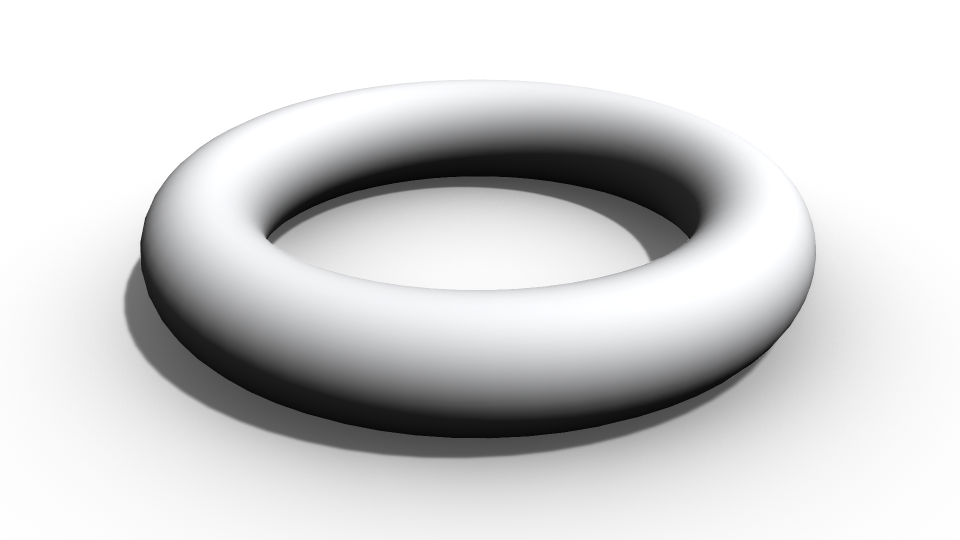
#> input picture data/donut.png, 1920 x 1080 px (shown at 1/2 size)
$ python pipeline.py ../../data/donut.png
#> lines starting #> are read from the running program, lines starting #| are printed output that depends on the picture
### src/stippler/voronoi.py
# -----------------------------------------------------------------------------
# Weighted Voronoi Stippler
# Copyright (2017) Nicolas P. Rougier - BSD license
# -----------------------------------------------------------------------------

import numpy as np
import scipy.spatial


# [46 lines left out: function rasterize, not called in this run]


def rasterize_outline(V):
    """
    Polygon outline rasterization (scanlines).

    Given an ordered set of vertices V describing a polygon,
    return all the (integer) points for the polygon outline.
    See http://alienryderflex.com/polygon_fill/

    Parameters:
    -----------

    V : (n,2) shaped numpy array
        Polygon vertices
    """
    n = len(V)
    X, Y = V[:, 0], V[:, 1]
    ymin = int(np.ceil(Y.min()))
    ymax = int(np.floor(Y.max()))
    points = np.zeros((2+(ymax-ymin)*2, 3), dtype=int)
    index = 0
    for y in range(ymin, ymax+1):
        segments = []
        for i in range(n):
            index1, index2 = (i-1) % n, i
            y1, y2 = Y[index1], Y[index2]
            x1, x2 = X[index1], X[index2]
            if y1 > y2:
                y1, y2 = y2, y1
                x1, x2 = x2, x1
            elif y1 == y2:
                continue
            if (y1 <= y < y2) or (y == ymax and y1 < y <= y2):
                segments.append((y-y1) * (x2-x1) / (y2-y1) + x1)
        segments.sort()
        for i in range(0, (2*(len(segments)//2)), 2):
            x1 = int(np.ceil(segments[i]))
            x2 = int(np.ceil(segments[i+1]))
            points[index] = x1, x2, y
            index += 1
    return points[:index]


def weighted_centroid_outline(V, P, Q):
    """
    Given an ordered set of vertices V describing a polygon,
    return the surface weighted centroid according to density P & Q.

    P & Q are computed relatively to density:
    density_P = density.cumsum(axis=1)
    density_Q = density_P.cumsum(axis=1)

    This works by first rasterizing the polygon and then
    finding the center of mass over all the rasterized points.
    """

    outline = rasterize_outline(V)
    X1, X2, Y = outline[:, 0], outline[:, 1], outline[:, 2]

    Y = np.minimum(Y, P.shape[0]-1)
    X1 = np.minimum(X1, P.shape[1]-1)
    X2 = np.minimum(X2, P.shape[1]-1)

    d = (P[Y, X2]-P[Y, X1]).sum()
    x = ((X2*P[Y, X2] - Q[Y, X2]) - (X1*P[Y, X1] - Q[Y, X1])).sum()
    y = (Y * (P[Y, X2] - P[Y, X1])).sum()
    if d:
        return [x/d, y/d]
    return [x, y]


# [35 lines left out: functions uniform_centroid, weighted_centroid, not called in this run]


def in_box(points, bbox):
    """
    Check for box containment

    http://stackoverflow.com/questions/28665491/...
    ...getting-a-bounded-polygon-coordinates-from-voronoi-cells
    """
    return np.logical_and(
        np.logical_and(bbox[0] <= points[:, 0], points[:, 0] <= bbox[1]),
        np.logical_and(bbox[2] <= points[:, 1], points[:, 1] <= bbox[3]))


def voronoi(points, bbox):
    # See http://stackoverflow.com/questions/28665491/...
    #   ...getting-a-bounded-polygon-coordinates-from-voronoi-cells
    # See also https://gist.github.com/pv/8036995

    # Select points inside the bounding box
    i = in_box(points, bbox)

    # Mirror points
    points_center = points[i, :]
    points_left = np.copy(points_center)
    points_left[:, 0] = bbox[0] - (points_left[:, 0] - bbox[0])
    points_right = np.copy(points_center)
    points_right[:, 0] = bbox[1] + (bbox[1] - points_right[:, 0])
    points_down = np.copy(points_center)
    points_down[:, 1] = bbox[2] - (points_down[:, 1] - bbox[2])
    points_up = np.copy(points_center)
    points_up[:, 1] = bbox[3] + (bbox[3] - points_up[:, 1])
    points = np.append(points_center,
                       np.append(np.append(points_left, points_right, axis=0),
                                 np.append(points_down, points_up, axis=0),
                                 axis=0), axis=0)
    # Compute Voronoi
    vor = scipy.spatial.Voronoi(points)

    # Filter regions
    epsilon = 0.1
    regions = []
    for region in vor.regions:
        flag = True
        for index in region:
            if index == -1:
                flag = False
                break
            else:
                x = vor.vertices[index, 0]
                y = vor.vertices[index, 1]
                if not (bbox[0] - epsilon <= x <= bbox[1] + epsilon and
                        bbox[2] - epsilon <= y <= bbox[3] + epsilon):
                    flag = False
                    break
        if region != [] and flag:
            regions.append(region)
    vor.filtered_points = points_center
    vor.filtered_regions = regions
    return vor


def centroids(points, density, density_P=None, density_Q=None):
    """
    Given a set of point and a density array, return the set of weighted
    centroids.
    """

    # X, Y = points[:, 0], points[:, 1]
    # You must ensure:
    #   0 < X.min() < X.max() < density.shape[0]
    #   0 < Y.min() < Y.max() < density.shape[1]

    xmin, xmax = 0, density.shape[1]
    ymin, ymax = 0, density.shape[0]
    bbox = np.array([xmin, xmax, ymin, ymax])
    vor = voronoi(points, bbox)
    regions = vor.filtered_regions
    centroids = []
    for region in regions:
        vertices = vor.vertices[region + [region[0]], :]
        # vertices = vor.filtered_points[region + [region[0]], :]

        # Full version from all the points
        # centroid = weighted_centroid(vertices, density)

        # Optimized version from only the outline
        centroid = weighted_centroid_outline(vertices, density_P, density_Q)

        centroids.append(centroid)
    return regions, np.array(centroids)

### code/stippler/illustration.py
#! /usr/bin/env python3
# -----------------------------------------------------------------------------
# Scientific-illustration density and silhouette-curve helpers.
#
# Optional enhancements adapted from Lu et al., "Non-Photorealistic Volume
# Rendering Using Stippling Techniques" (vis_stipple.pdf). Each feature is
# independently toggled via :class:`IllustrationParams`.
# -----------------------------------------------------------------------------
from __future__ import annotations

import numpy as np
import scipy.ndimage
from PIL import Image


def _unit3(v):
    v = np.asarray(v, dtype=np.float64)
    n = np.linalg.norm(v)
    if n < 1e-12:
        return np.array([0.0, 0.0, 1.0])
    return v / n


# [5 lines left out: function _normalize01, not called in this run]


class IllustrationParams(object):
    """Optional Lu et al. illustration controls (all off by default)."""

    def __init__(
        self,
        boundary=False,
        boundary_kgc=0.4,
        boundary_kgs=0.5,
        boundary_kge=1.0,
        silhouette_density=False,
        silhouette_ksc=0.3,
        silhouette_kss=0.5,
        silhouette_kse=1.0,
        interior=False,
        interior_kte=0.5,
        lighting=False,
        light=(1.0, 1.0, 1.0),
        lighting_kle=2.0,
        depth=False,
        depth_kde=1.0,
        gradient_sigma=1.0,
        gradient_size=False,
        gradient_size_strength=1.0,
        silhouette_curves=False,
        curve_threshold_log=0.12,
        curve_threshold_eye=0.35,
        curve_threshold_grad=0.2,
        curve_length=3.0,
        curve_stride=2,
        view=(0.0, 0.0, 1.0),
    ):
        self.boundary = boundary
        self.boundary_kgc = boundary_kgc
        self.boundary_kgs = boundary_kgs
        self.boundary_kge = boundary_kge
        self.silhouette_density = silhouette_density
        self.silhouette_ksc = silhouette_ksc
        self.silhouette_kss = silhouette_kss
        self.silhouette_kse = silhouette_kse
        self.interior = interior
        self.interior_kte = interior_kte
        self.lighting = lighting
        self.light = _unit3(light)
        self.lighting_kle = lighting_kle
        self.depth = depth
        self.depth_kde = depth_kde
        self.gradient_sigma = gradient_sigma
        self.gradient_size = gradient_size
        self.gradient_size_strength = gradient_size_strength
        self.silhouette_curves = silhouette_curves
        self.curve_threshold_log = curve_threshold_log
        self.curve_threshold_eye = curve_threshold_eye
        self.curve_threshold_grad = curve_threshold_grad
        self.curve_length = curve_length
        self.curve_stride = max(1, int(curve_stride))
        self.view = _unit3(view)

    @property
    def active(self):
        return (
            self.boundary
            or self.silhouette_density
            or self.interior
            or self.lighting
            or self.depth
            or self.gradient_size
            or self.silhouette_curves
        )


# [74 lines left out: functions load_aux_map, normals_from_rgb, normals_from_gradient, compute_image_gradient, compute_log, resolve_normals and 2 more, not called in this run]


def interior_factor(grad_mag, kte):
    """Lu et al. interior/sparsity factor (Eq. 9), normalized to [0, 1]."""
    return _normalize01(np.power(np.clip(grad_mag, 0.0, 1.0), kte))


# [105 lines left out: functions lighting_factor, depth_factor, build_illustration_density, gradient_size_scale, extract_silhouette_curves, not called in this run]

### code/stippler/pipeline.py
#! /usr/bin/env python3
# -----------------------------------------------------------------------------
# Hand-drawn Weighted Voronoi Stippling pipeline
#
# Builds on the weighted Voronoi stippler by Nicolas P. Rougier (BSD), itself a
# replication of "Weighted Voronoi Stippling", Adrian Secord, NPAR 2002.
#
# This module wraps the relaxation in a grayscale-image -> stipple-output
# pipeline and adds three controls that make the result read as hand drawn
# rather than machine generated:
#
#   1. Early-stopped relaxation. Fewer Lloyd iterations means the points never
#      settle into the regular hexagonal lattice, so local spacing stays
#      slightly uneven. This is the single biggest dial (`n_iter`, `epsilon`).
#   2. Varying dot size. A min/max radius spread plus per-dot random jitter
#      breaks the mechanical uniformity of constant-radius dots (`r_min`,
#      `r_max`, `size_jitter`).
#   3. Imperfect placement and edges. A little Gaussian positional jitter
#      (`position_jitter`) plus wobbly, non-mathematically-circular dot
#      outlines (`edge_noise`, `edge_segments`).
#
# Optional scientific-illustration enhancements (Lu et al., vis_stipple.pdf)
# live in ``illustration.py`` and are toggled via :class:`IllustrationParams`
# plus optional normal/depth maps passed to :func:`stipple`.
#
# Targets Python 3.9.10 to stay compatible with the Rhino 8 CPython runtime.
# The compute core (everything except `render_*`) depends only on numpy, scipy
# and Pillow; matplotlib is imported lazily and only for rasterized/vector
# preview rendering.
# -----------------------------------------------------------------------------
import os
import numpy as np
import scipy.ndimage
import scipy.spatial
from PIL import Image

try:
    from . import voronoi
    from .illustration import (
        IllustrationParams,
        build_illustration_density,
        compute_image_gradient,
        extract_silhouette_curves,
        gradient_size_scale,
        load_aux_map,
        resolve_normals,
    )
except ImportError:  # allow running the file directly (python pipeline.py)
    import voronoi
    from illustration import (
        IllustrationParams,
        build_illustration_density,
        compute_image_gradient,
        extract_silhouette_curves,
        gradient_size_scale,
        load_aux_map,
        resolve_normals,
    )


# -----------------------------------------------------------------------------
# Density preparation
# -----------------------------------------------------------------------------
def normalize(D):
    """Scale array into [0, 1]; return zeros if (near) constant."""
    Vmin, Vmax = D.min(), D.max()
    if Vmax - Vmin > 1e-5:
        return (D - Vmin) / (Vmax - Vmin)
    return np.zeros_like(D)


def _compute_zoom(shape, n_point):
    """Zoom factor so each Voronoi region covers ~500 pixels."""
    zoom = (n_point * 500) / (shape[0] * shape[1])
    zoom = int(round(np.sqrt(zoom)))
    return max(zoom, 1)


def prepare_density(
    filename,
    n_point,
    threshold=255,
    gamma=1.0,
    illustration=None,
    normal_map=None,
    depth_map=None,
):
    """Load a grayscale image and build the stippling density field.

    The image is resized so that each of the ``n_point`` Voronoi regions
    covers ~500 pixels (matching the original stippler), thresholded, inverted
    (dark ink = high density) and flipped vertically so that the point space
    uses a conventional y-up convention.

    When ``illustration`` is an active :class:`IllustrationParams` instance,
    optional Lu et al. factors modulate the tone field. ``normal_map`` and
    ``depth_map`` are optional auxiliary images (same framing as the beauty
    pass) resized to match.

    Returns
    -------
    density : (H, W) float array in [0, 1]
    density_P, density_Q : cumulative-sum helper arrays
    context : dict with ``tone``, ``grad_mag``, ``gx``, ``gy``, ``normals``,
        ``depth01`` (entries may be ``None``)
    """
#> called with filename = '../../data/donut.png', n_point = 5000, threshold = 255, gamma = 1
    if illustration is None:
        illustration = IllustrationParams()

    img = Image.open(filename).convert("L")
    raw = np.asarray(img, dtype=np.float64)
    zoom = _compute_zoom(raw.shape, n_point)
    raw = scipy.ndimage.zoom(raw, zoom, order=0)
    raw = np.minimum(raw, threshold)

    tone = 1.0 - normalize(raw)
#> in normalize, `Vmin, Vmax = D.min(), D.max()`: Vmin = 4; Vmax = 255
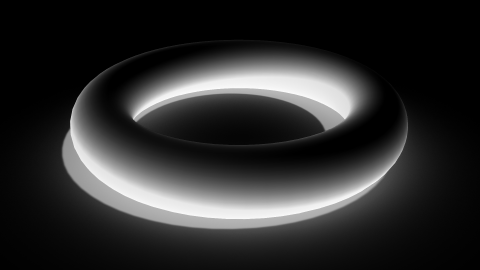
#> tone: shape (1080, 1920) float64 (shown at 1/4 size); min 0, max 1, mean 0.173
    if gamma != 1.0:
        tone = np.power(tone, gamma)
    tone = tone[::-1, :]
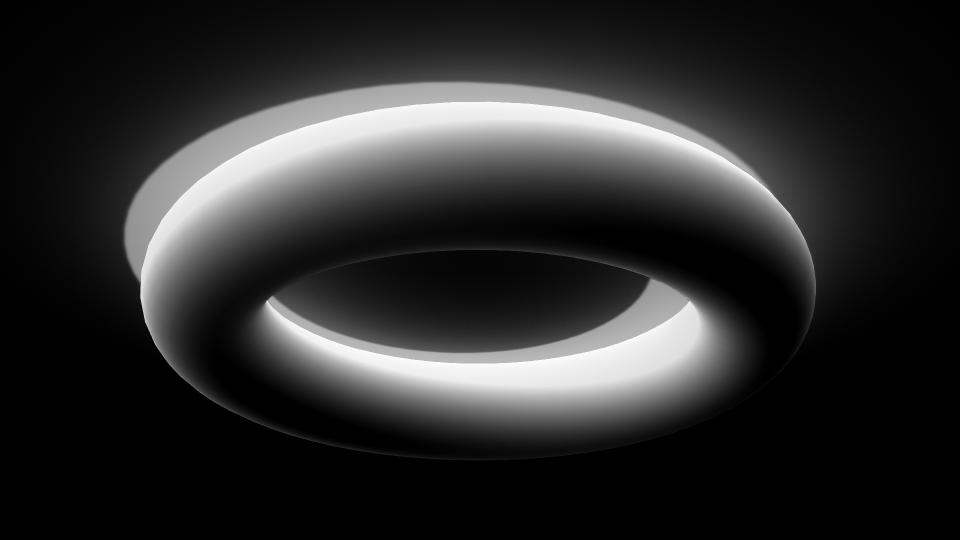
#> tone: shape (1080, 1920) float64 (shown at 1/2 size); min 0, max 1, mean 0.173
    shape = tone.shape

    depth01 = None
    if depth_map is not None:
        depth01 = load_aux_map(depth_map, shape, mode="L")
        depth01 = normalize(depth01)[::-1, :]

    normal_rgb = None
    normals_from_map = False
    if normal_map is not None:
        normal_rgb = load_aux_map(normal_map, shape, mode="RGB")[::-1, :, :]
        normals_from_map = True

    gx = gy = grad_mag = normals = None
    if illustration.active:
        gx, gy, grad_mag = compute_image_gradient(
            tone,
            illustration.gradient_sigma
        )
        normals = resolve_normals(tone, gx, gy, normal_rgb)
        density = build_illustration_density(
            tone,
            illustration,
            grad_mag=grad_mag,
            gx=gx,
            gy=gy,
            normals=normals,
            normals_from_map=normals_from_map,
            depth01=depth01,
        )
    else:
        density = tone

    density_P = density.cumsum(axis=1)
#> (the rest of the program and of its run is left out)
